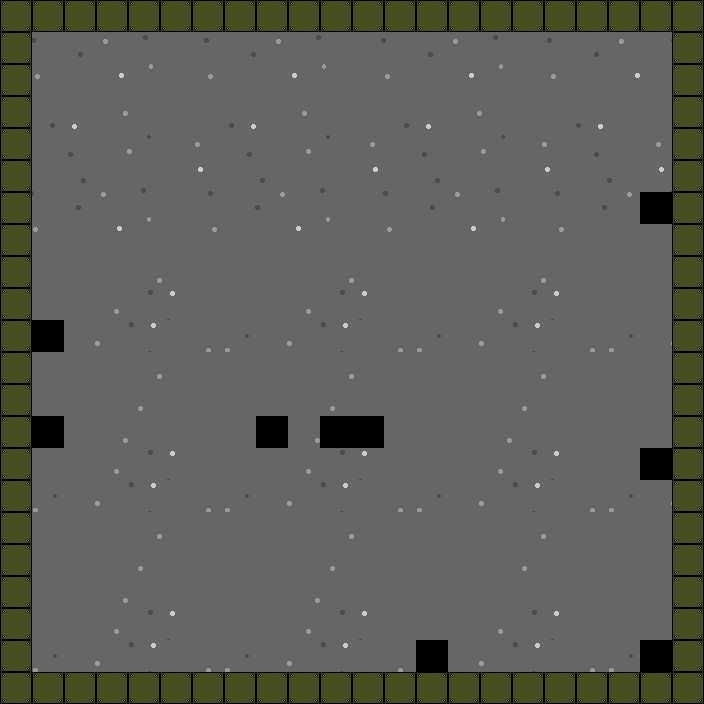

This is a level from a 2D game, rendered from its Tiled map with the project's own tilesets. A one-line summary and the map file follow, with tile-layer data summarised:
An orthogonal 22x22 tile map with 32x32 px tiles, 1 tile layer (Background), 10 tilesets and 160 objects (149x Puddle.Block, 3x Puddle.Pipe, 3x Puddle.Rat, 2x Puddle.Checkpoint, Puddle.Cannon, ...).

<map version="1.0" orientation="orthogonal" width="22" height="22" tilewidth="32" tileheight="32">
 <properties>
  <property name="startX" value="96" />
  <property name="startY" value="640" />
 </properties>
 <tileset firstgid="1" name="background" tilewidth="32" tileheight="32">
  <image source="background.png" width="640" height="448" />
 </tileset>
 <tileset firstgid="281" name="brick" tilewidth="32" tileheight="32">
  <image source="brick.png" width="32" height="32" />
 </tileset>
 <tileset firstgid="282" name="button" tilewidth="32" tileheight="32">
  <image source="button.png" width="224" height="32" />
 </tileset>
 <tileset firstgid="289" name="button-left" tilewidth="32" tileheight="32">
  <image source="button-left.png" width="256" height="32" />
 </tileset>
 <tileset firstgid="297" name="push_block" tilewidth="32" tileheight="32">
  <image source="push_block.png" width="128" height="32" />
 </tileset>
 <tileset firstgid="301" name="fireball" tilewidth="32" tileheight="32">
  <image source="fireball.png" width="64" height="32" />
 </tileset>
 <tileset firstgid="303" name="geyser" tilewidth="32" tileheight="32">
  <image source="geyser.png" width="128" height="128" />
 </tileset>
 <tileset firstgid="319" name="pipe" tilewidth="32" tileheight="32">
  <image source="pipe.png" width="256" height="64" />
 </tileset>
 <tileset firstgid="335" name="jetpack" tilewidth="32" tileheight="32">
  <image source="jetpack.png" width="32" height="32" />
 </tileset>
 <tileset firstgid="336" name="cannon" tilewidth="32" tileheight="32">
  <image source="cannon.png" width="64" height="32" />
 </tileset>
 <layer name="Background" width="22" height="22">
  <data>[484 cells, 475 non-empty, 170 distinct tile ids]</data>
 </layer>
 <objectgroup name="Blocks" width="22" height="22">
  <object name="Block 3" type="Puddle.Block" x="32" y="224" width="32" height="32">
   <properties>
    <property name="gravity" value="False" />
    <property name="left" value="False" />
    <property name="right" value="False" />
   </properties>
  </object>
  <object name="Block 3" type="Puddle.Block" x="32" y="288" width="32" height="32">
   <properties>
    <property name="gravity" value="False" />
    <property name="left" value="False" />
    <property name="right" value="False" />
   </properties>
  </object>
  <object name="Block 3" type="Puddle.Block" x="32" y="256" width="32" height="32">
   <properties>
    <property name="gravity" value="False" />
    <property name="left" value="False" />
    <property name="right" value="False" />
   </properties>
  </object>
  <object name="Block 3" type="Puddle.Block" x="32" y="224" width="32" height="32">
   <properties>
    <property name="gravity" value="False" />
    <property name="left" value="False" />
    <property name="right" value="False" />
   </properties>
  </object>
  <object name="Block 3" type="Puddle.Block" x="64" y="288" width="32" height="32">
   <properties>
    <property name="gravity" value="False" />
    <property name="left" value="False" />
    <property name="right" value="False" />
   </properties>
  </object>
  <object name="Block 3" type="Puddle.Block" x="64" y="256" width="32" height="32">
   <properties>
    <property name="gravity" value="False" />
    <property name="left" value="False" />
    <property name="right" value="False" />
   </properties>
  </object>
  <object name="Block 3" type="Puddle.Block" x="96" y="288" width="32" height="32">
   <properties>
    <property name="gravity" value="False" />
    <property name="left" value="False" />
    <property name="right" value="False" />
   </properties>
  </object>
  <object name="Cannon" type="Puddle.Cannon" x="32" y="576" width="64" height="32">
   <properties>
    <property name="direction" value="right" />
   </properties>
  </object>
  <object name="Block 3" type="Puddle.Block" x="96" y="256" width="32" height="32">
   <properties>
    <property name="gravity" value="False" />
    <property name="left" value="False" />
    <property name="right" value="False" />
   </properties>
  </object>
  <object name="Block 3" type="Puddle.Block" x="64" y="224" width="32" height="32">
   <properties>
    <property name="gravity" value="False" />
    <property name="left" value="False" />
    <property name="right" value="False" />
   </properties>
  </object>
  <object name="Block 3" type="Puddle.Block" x="96" y="224" width="32" height="32">
   <properties>
    <property name="gravity" value="False" />
    <property name="left" value="False" />
    <property name="right" value="False" />
   </properties>
  </object>
  <object name="Block 3" type="Puddle.Block" x="128" y="224" width="32" height="32">
   <properties>
    <property name="gravity" value="False" />
    <property name="left" value="False" />
    <property name="right" value="False" />
   </properties>
  </object>
  <object name="Block 3" type="Puddle.Block" x="128" y="256" width="32" height="32">
   <properties>
    <property name="gravity" value="False" />
    <property name="left" value="False" />
    <property name="right" value="False" />
   </properties>
  </object>
 </objectgroup>
 <objectgroup name="Items" width="22" height="22">
  <object name="checkpoint 1" type="Puddle.Checkpoint" x="640" y="256" width="32" height="32" />
  <object name="Button 3" type="Puddle.Button" x="640" y="384" width="32" height="32">
   <properties>
    <property name="direction" value="right" />
   </properties>
  </object>
  <object name="checkpoint 1" type="Puddle.Checkpoint" x="640" y="512" width="32" height="32" />
 </objectgroup>
 <objectgroup name="Ground" width="22" height="22">
  <object name="Ground" type="Puddle.Block" x="32" y="672" width="32" height="32" />
  <object name="Ground" type="Puddle.Block" x="96" y="672" width="32" height="32" />
  <object name="Ground" type="Puddle.Block" x="128" y="672" width="32" height="32" />
  <object name="Ground" type="Puddle.Block" x="160" y="672" width="32" height="32" />
  <object name="Ground" type="Puddle.Block" x="192" y="672" width="32" height="32" />
  <object name="Ground" type="Puddle.Block" x="224" y="672" width="32" height="32" />
  <object name="Ground" type="Puddle.Block" x="256" y="672" width="32" height="32" />
  <object name="Ground" type="Puddle.Block" x="64" y="672" width="32" height="32" />
  <object name="Ground" type="Puddle.Block" x="512" y="672" width="32" height="32" />
  <object name="Ground" type="Puddle.Block" x="416" y="672" width="32" height="32" />
  <object name="Ground" type="Puddle.Block" x="480" y="672" width="32" height="32" />
  <object name="Ground" type="Puddle.Block" x="384" y="672" width="32" height="32" />
  <object name="Ground" type="Puddle.Block" x="352" y="672" width="32" height="32" />
  <object name="Ground" type="Puddle.Block" x="448" y="672" width="32" height="32" />
  <object name="Ground" type="Puddle.Block" x="320" y="672" width="32" height="32" />
  <object name="Ground" type="Puddle.Block" x="288" y="672" width="32" height="32" />
  <object name="Ground" type="Puddle.Block" x="576" y="672" width="32" height="32" />
  <object name="Ground" type="Puddle.Block" x="640" y="672" width="32" height="32" />
  <object name="Ground" type="Puddle.Block" x="608" y="672" width="32" height="32" />
  <object name="Ground" type="Puddle.Block" x="544" y="672" width="32" height="32" />
  <object name="Ground" type="Puddle.Block" x="672" y="448" width="32" height="32" />
  <object name="Ground" type="Puddle.Block" x="672" y="320" width="32" height="32" />
  <object name="Ground" type="Puddle.Block" x="672" y="640" width="32" height="32" />
  </objectgroup>
 <objectgroup name="Pipe" width="22" height="22">
  <!-- 3 objects omitted --></objectgroup>
 <objectgroup name="Enemies" width="22" height="22">
  <!-- 4 objects omitted --></objectgroup>
 <objectgroup name="Gate" width="22" height="22" />
</map>
<!-- 121 of 160 objects omitted -->
